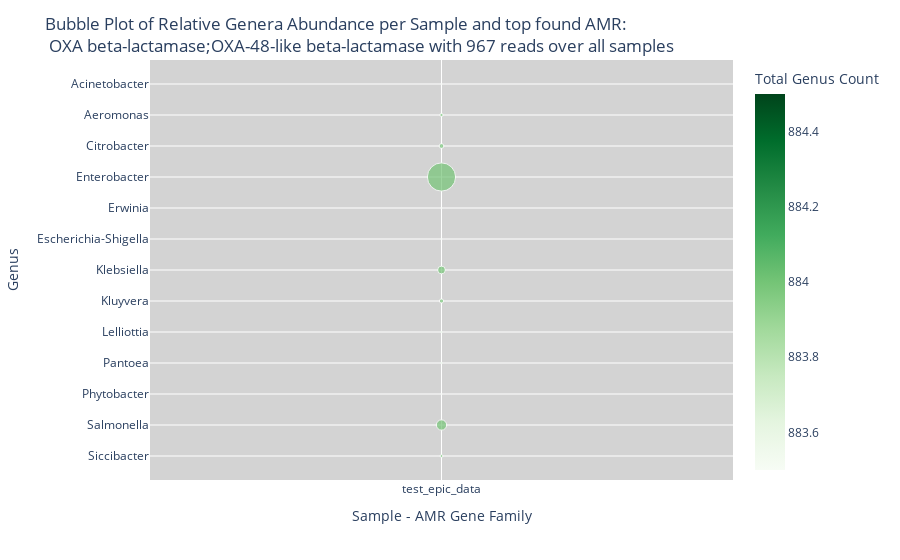

Notebook code for this chart:
### Code cell
import plotly.express as px

# 5. Create bubble plot
# Selfwritten python script "generate_genus_distribution_plot.py"
# Input: abundance file
# Output: bubble plot per sample

display(Markdown(f"""
# Create bubble plot
---
### 1. Parse abundance file
### 2. Groupy by AMR Gene Family and genus (export table)\n
```combined_df.groupby(['AMR Gene Family_abr', 'genus_16S']).size()```\n
### 3. Reduce to ABR with most total hits
### 4. Plot sample vs genus with relative genus count as size and total genus count as colour              
---
"""))

def create_bubble_plots(df, abundance_threshold, output1,output2):
    # Iterate over unique AMR Gene Families
    # Filter data for the current AMR Gene Family
    df = pd.read_csv(df,header=0,sep=',')
    total_counts_per_abr = df.groupby('AMR Gene Family')['genus_count'].sum()
    top_abr = total_counts_per_abr.idxmax()
    top_abr_data = df[df['AMR Gene Family'] == top_abr]
    top_abr_data = top_abr_data[top_abr_data['relative_genus_count'] > float(abundance_threshold)]
    # Create the bubble plot
    fig = px.scatter(
        top_abr_data, 
        x="sample", 
        y="genus", 
        size="relative_genus_count",
        color="total_genus_count", 
        hover_name="genus",
        hover_data={
            "genus_count": True,
            "relative_genus_count": True,
            "total_genus_count": True,
            "sample": False
        },
        size_max=20,
        color_continuous_scale="Greens"
    )
    
    # Update layout for titles and axis labels
    fig.update_layout(
        title=f'Bubble Plot of Relative Genera Abundance per Sample and top found AMR:<br> {top_abr} with {total_counts_per_abr.sum()} reads over all samples',
        xaxis_title='Sample - AMR Gene Family',
        yaxis_title='Genus',
        coloraxis_colorbar=dict(title="Total Genus Count"),
        #paper_bgcolor='grey',
        plot_bgcolor='lightgrey',
        yaxis=dict(categoryorder="category descending")
    )
    fig.show()

if __name__ == "__main__":
    input_files = "/local/work/adrian/ERMA/results/abundance/combined_genus_abundance.csv"
    output_html = "snakemake.output[0]"
    output_csv = "snakemake.output[1]"
    abundance_threshold = 0.001
    create_bubble_plots(input_files, abundance_threshold, output_html,output_csv)

### Figure 1 — Plotly figure (JSON) as saved in the notebook; plotly's stock layout.template omitted (floating-point values rounded to 4 significant figures)
{"data": [{"customdata": [[1, 0.0011, 884], [9, 0.0102, 884], [19, 0.0215, 884], [683, 0.7726, 884], [1, 0.0011, 884], [1, 0.0011, 884], [52, 0.0588, 884], [15, 0.017, 884], [2, 0.0023, 884], [2, 0.0023, 884], [1, 0.0011, 884], [91, 0.1029, 884], [7, 0.0079, 884]], "hovertemplate": "<b>%{hovertext}</b><br><br>genus=%{y}<br>relative_genus_count=%{customdata[1]}<br>genus_count=%{customdata[0]}<br>total_genus_count=%{marker.color}<extra></extra>", "hovertext": ["Acinetobacter", "Aeromonas", "Citrobacter", "Enterobacter", "Erwinia", "Escherichia-Shigella", "Klebsiella", "Kluyvera", "Lelliottia", "Pantoea", "Phytobacter", "Salmonella", "Siccibacter"], "legendgroup": "", "marker": {"color": [884, 884, 884, 884, 884, 884, 884, 884, 884, 884, 884, 884, 884], "coloraxis": "coloraxis", "size": [0.0011, 0.0102, 0.0215, 0.7726, 0.0011, 0.0011, 0.0588, 0.017, 0.0023, 0.0023, 0.0011, 0.1029, 0.0079], "sizemode": "area", "sizeref": 0.001931, "symbol": "circle"}, "mode": "markers", "name": "", "orientation": "v", "showlegend": false, "type": "scatter", "x": ["test_epic_data", "test_epic_data", "test_epic_data", "test_epic_data", "test_epic_data", "test_epic_data", "test_epic_data", "test_epic_data", "test_epic_data", "test_epic_data", "test_epic_data", "test_epic_data", "test_epic_data"], "xaxis": "x", "y": ["Acinetobacter", "Aeromonas", "Citrobacter", "Enterobacter", "Erwinia", "Escherichia-Shigella", "Klebsiella", "Kluyvera", "Lelliottia", "Pantoea", "Phytobacter", "Salmonella", "Siccibacter"], "yaxis": "y"}], "layout": {"coloraxis": {"colorbar": {"title": {"text": "Total Genus Count"}}, "colorscale": [[0, "rgb(247,252,245)"], [0.125, "rgb(229,245,224)"], [0.25, "rgb(199,233,192)"], [0.375, "rgb(161,217,155)"], [0.5, "rgb(116,196,118)"], [0.625, "rgb(65,171,93)"], [0.75, "rgb(35,139,69)"], [0.875, "rgb(0,109,44)"], [1, "rgb(0,68,27)"]]}, "legend": {"itemsizing": "constant", "tracegroupgap": 0}, "margin": {"t": 60}, "plot_bgcolor": "lightgrey", "title": {"text": "Bubble Plot of Relative Genera Abundance per Sample and top found AMR:<br> OXA beta-lactamase;OXA-48-like beta-lactamase with 967 reads over all samples"}, "xaxis": {"anchor": "y", "domain": [0, 1], "title": {"text": "Sample - AMR Gene Family"}}, "yaxis": {"anchor": "x", "categoryorder": "category descending", "domain": [0, 1], "title": {"text": "Genus"}}}}
